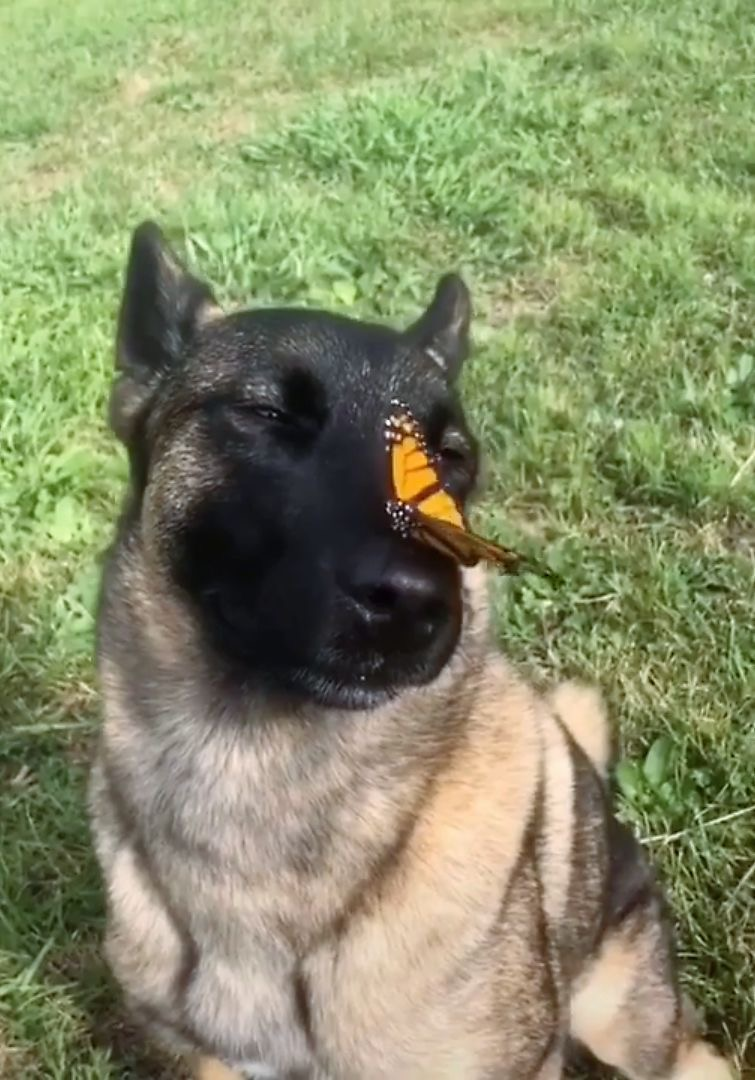
#> input picture less_2/dog.jpg, 755 x 1080 px, found by its file name
$ python task2.py
#> lines starting #> are read from the running program, lines starting #| are printed output that depends on the picture; after the words box and inside, x2 and y2 are one past the last pixel; in counts of white or black regions, pixels touching at a corner belong together
from PIL import Image, ImageChops, ImageOps

image = Image.open("less_2/dog.jpg")
#> image is the input picture: PIL image 755x1080 RGB; mean R, G, B 135.2, 141.5, 104.6

## Выбор интересуещей области
box = (350, 397, 585, 600)
roi = image.crop(box)
roi.save("less_2/result/roi.png")

## Маска (зеленая трава)
h, s, v = image.convert('HSV').split()
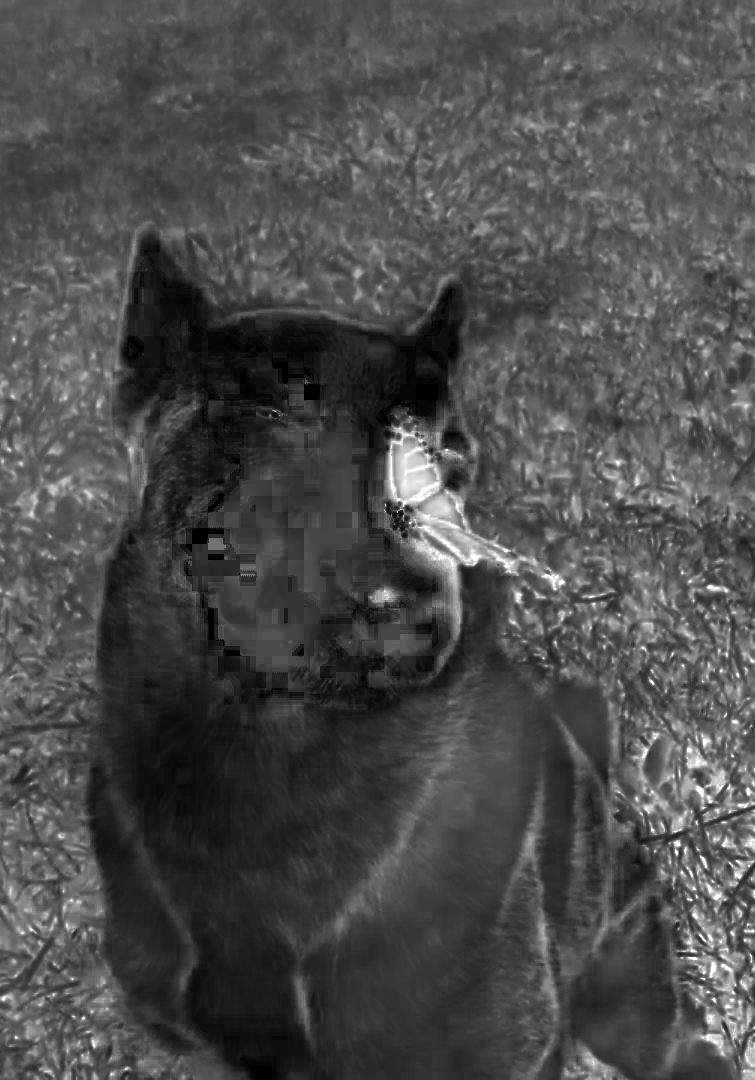
#> s: PIL image 755x1080 L; min 0, max 255, mean 75.6
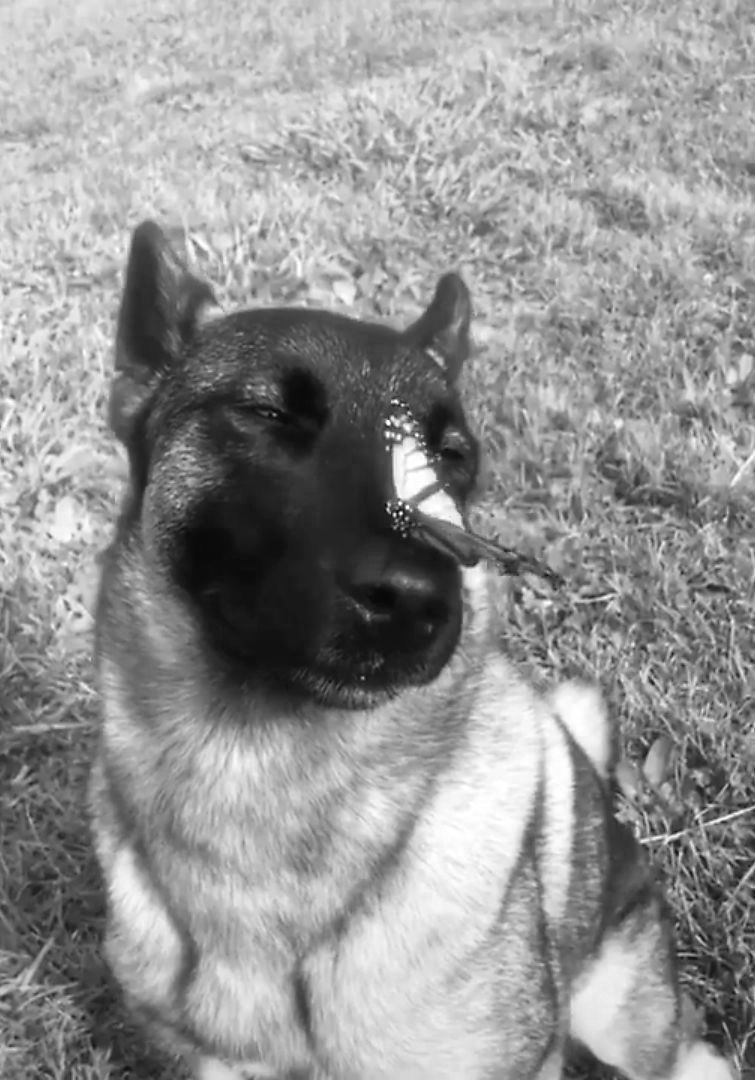
#> v: PIL image 755x1080 L; min 6, max 255, mean 147.6

mask_h = h.point(lambda x: 255 if 45 <= x <= 110 else 0)
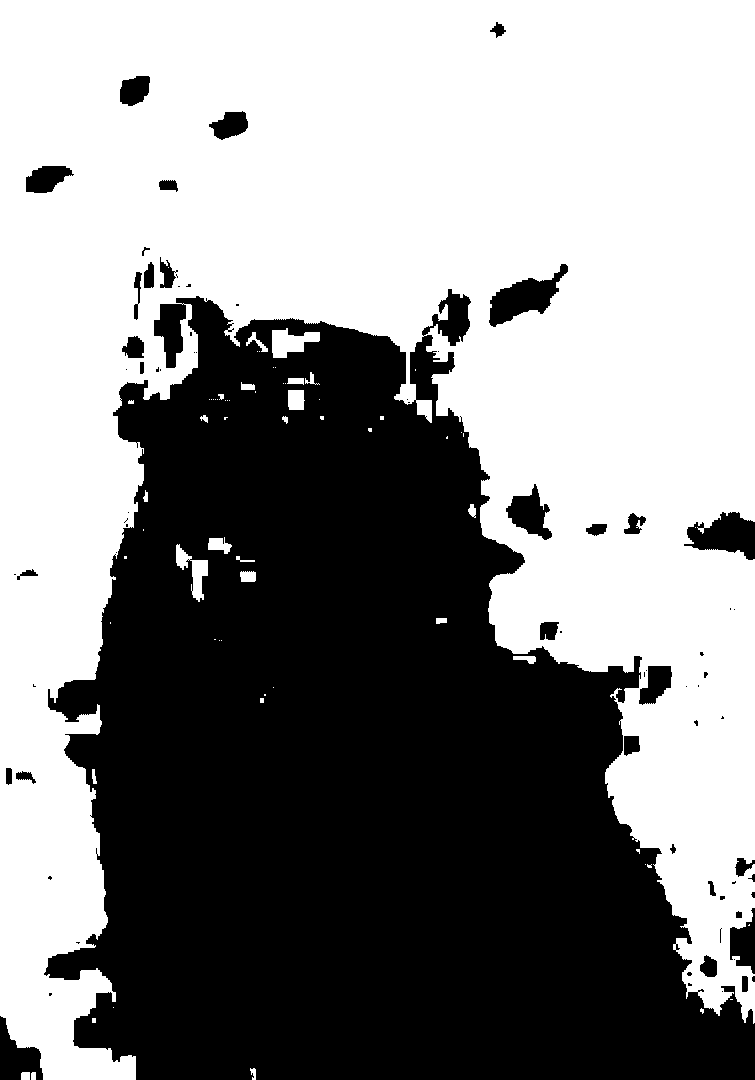
#> mask_h: PIL image 755x1080 L; 54.8% white; 74 black regions (42 under 20 px), largest, box (x1, y1, x2, y2) and area: (44, 289, 755, 1080) 353833, (489, 264, 568, 327) 2145, (684, 512, 755, 560) 2060
mask_s = s.point(lambda x: 255 if x >= 30 else 0)
#> mask_s: PIL image 755x1080 L; 91% white; 227 black regions (164 under 20 px), largest, box (x1, y1, x2, y2) and area: (122, 241, 338, 513) 21105, (118, 665, 304, 884) 17803, (184, 911, 333, 1080) 11979
mask_v = v.point(lambda x: 255 if x >= 120 else 0)
#> mask_v: PIL image 755x1080 L; 69.8% white; 670 black regions (426 under 20 px), largest, box (x1, y1, x2, y2) and area: (92, 222, 577, 734) 134687, (0, 663, 220, 1080) 37734, (531, 677, 755, 1080) 33946

mask = ImageChops.multiply(mask_h, mask_s)
#> mask: PIL image 755x1080 L; 53.7% white; 61 black regions (35 under 20 px), largest, box (x1, y1, x2, y2) and area: (44, 241, 755, 1080) 363825, (489, 264, 568, 327) 2145, (684, 512, 755, 560) 2060
mask = ImageChops.multiply(mask, mask_v)
#> mask: PIL image 755x1080 L; 43.7% white; 214 white regions (146 under 20 px), largest, box (x1, y1, x2, y2) and area: (0, 0, 755, 883) 346878, (0, 938, 77, 1080) 2739, (12, 711, 102, 734) 822
mask.save("less_2/result/mask_grass.png")

grass_only = Image.new("RGB", image.size, 'white')
#> grass_only: PIL image 755x1080 RGB; every value is 255
grass_only.paste(image, mask=mask)
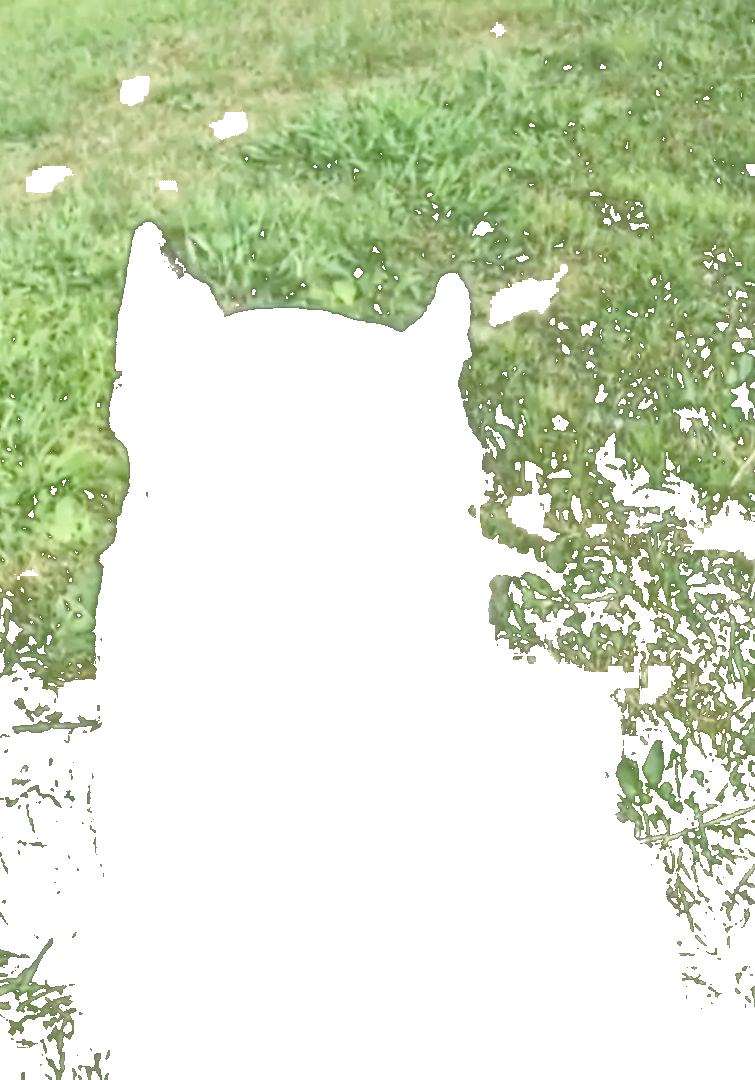
#> grass_only: PIL image 755x1080 RGB; mean R, G, B 210.6, 221.3, 194.9
grass_only.save("less_2/result/grass_only.png") # захвачена не вся трава

## Инверсия маски
object_mask = ImageChops.invert(mask)
object_mask.save("less_2/result/mask_object.png")

object_only = Image.new("RGB", image.size, 'white')
object_only.paste(image, mask=object_mask)
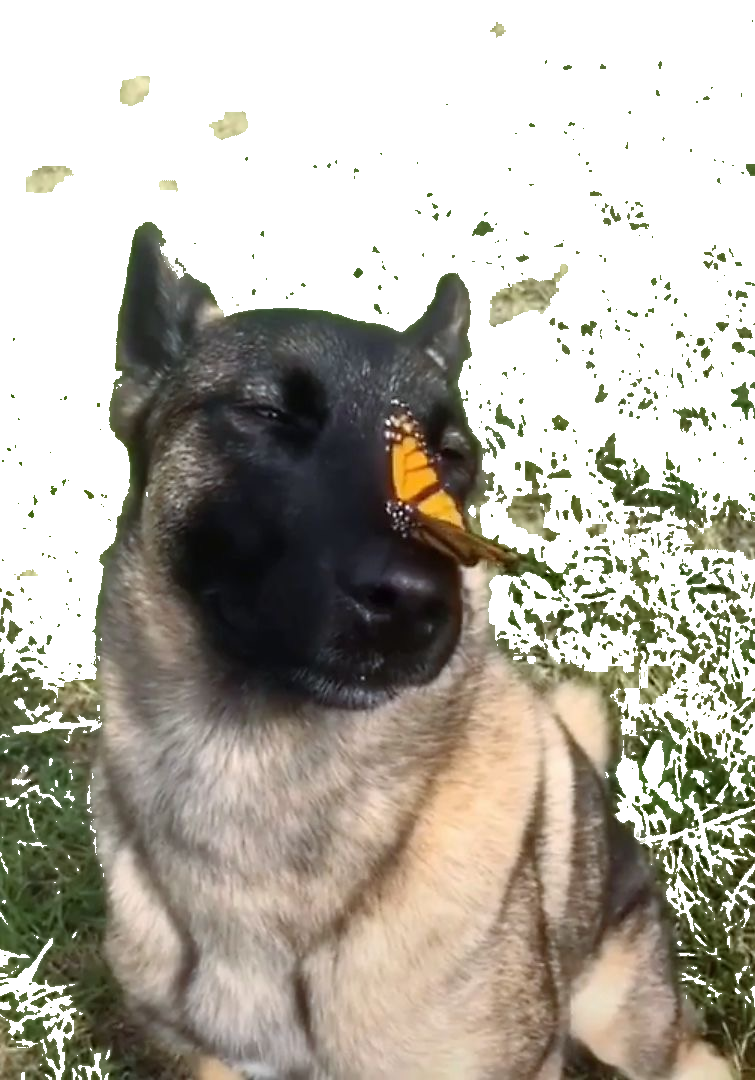
#> object_only: PIL image 755x1080 RGB; mean R, G, B 179.6, 175.2, 164.7
object_only.save("less_2/result/object_only.png")
